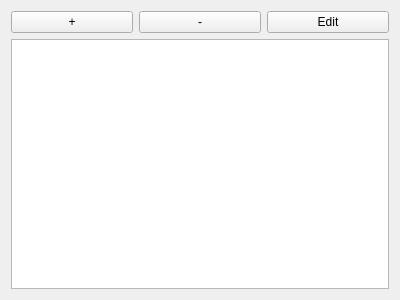
<?xml version="1.0" encoding="UTF-8"?>
<ui version="4.0">
 <class>ColorEditor</class>
 <widget class="QWidget" name="ColorEditor">
  <property name="geometry">
   <rect>
    <x>0</x>
    <y>0</y>
    <width>400</width>
    <height>300</height>
   </rect>
  </property>
  <property name="windowTitle">
   <string>Form</string>
  </property>
  <layout class="QGridLayout" name="gridLayout">
   <item row="0" column="0">
    <layout class="QVBoxLayout" name="verticalLayout">
     <item>
      <layout class="QHBoxLayout" name="horizontalLayout">
       <item>
        <widget class="QPushButton" name="Btn_Add">
         <property name="text">
          <string>+</string>
         </property>
        </widget>
       </item>
       <item>
        <widget class="QPushButton" name="Btn_Del">
         <property name="text">
          <string>-</string>
         </property>
        </widget>
       </item>
       <item>
        <widget class="QPushButton" name="Btn_Edit">
         <property name="text">
          <string>Edit</string>
         </property>
        </widget>
       </item>
      </layout>
     </item>
     <item>
      <widget class="QListWidget" name="List_Colors"/>
     </item>
    </layout>
   </item>
  </layout>
 </widget>
 <resources/>
 <connections/>
</ui>
